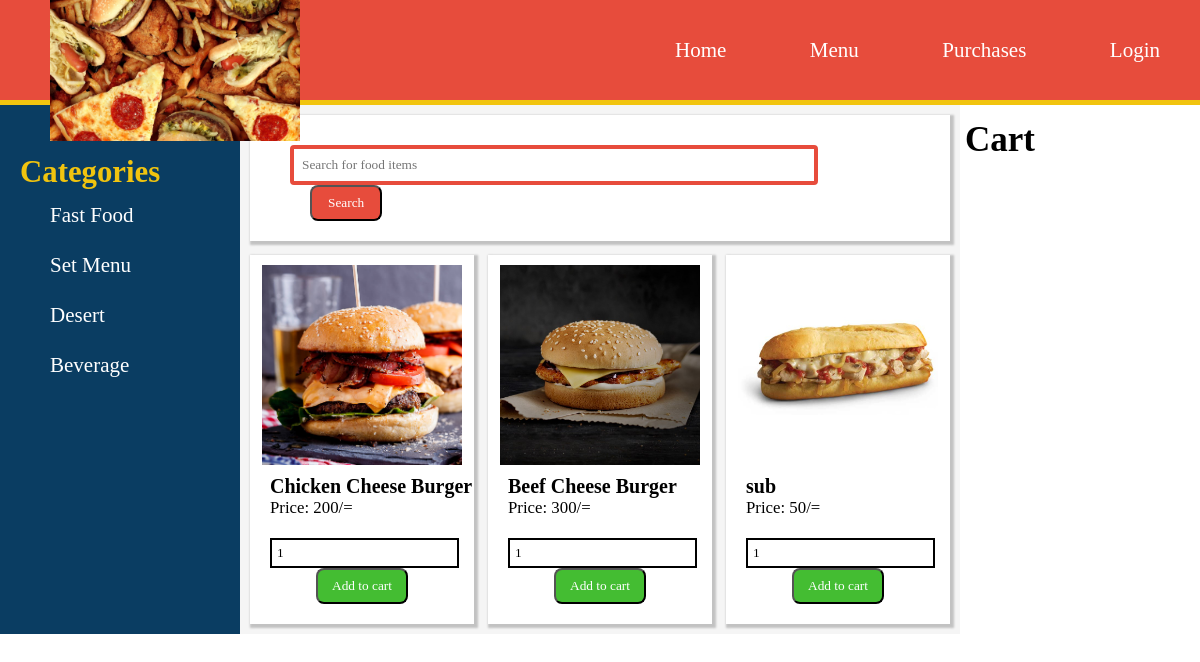
Screenshot of /menu.php?category=fastfood with the database file from the repository.
### tables this page shows
CREATE TABLE `products` (
  `p_id` int(50) NOT NULL,
  `name` varchar(100) NOT NULL,
  `price` int(4) NOT NULL,
  `categories` varchar(20) NOT NULL,
  `images` varchar(100) NOT NULL,
  `available` varchar(10) NOT NULL,
  `quantity` int(3) NOT NULL
);

### menu.php (the view, shortened to what this page needs)
<?php
$servername = "localhost";
$username = "root";
$password = "";
$dbname = "food_delivery_system";
$conn = new mysqli($servername, $username, $password, $dbname);
$searchsql='Select * from products order by p_id asc';
if(isset($_GET['category']))
{
	$val=$_GET['category'];
	$searchsql="SELECT * FROM `products` WHERE `categories` LIKE '%$val%' ORDER BY `p_id` ASC";
}
?>
<!DOCTYPE html>
<html>
<head>
	<link type="text/css" rel="stylesheet"  href="menu.css">
</head>
<body>
	<div class="main">
		<nav>
			<img class="logo" src="banner_1.jpg"width="250"hieght="250">
			<UL>
				<li><a href="welcome.php">Home</a></li>
				<li><a href="menu.php">Menu</a></li>
				<li><a href="profile.php">Purchases</a></li>
				<?php if(isset($_SESSION['email'])){
						echo "
							<li><a href=".'"logout.php">Log Out'."</a></li>
						</UL>";
					}
					else{
					echo "<li><a href=".'"login.php">Login'."</a></li>
						</UL>";
					}
				?>
		</nav>
	</div>
	<div class="bodycontent">
		<div class="sidebar">
			<nav class="horizontal">
				<p class="header">Categories</p>
				<UL>
					<li><a href="menu.php?category=fastfood">Fast Food</a></li>
					<li><a href="menu.php?category=meal">Set Menu</a></li>
					<li><a href="menu.php?category=desert">Desert</a></li>
					<li><a href="menu.php?category=beverage">Beverage</a></li>
				</UL>
			</nav>
		</div>
		<div class="content">
			 <div class="box search">
				<p>
					<form method="GET" action="">
						<input type="text" name="searchval" placeholder="Search for food items">
						<button class="searchbtn" name="searchbtn" >Search</button>
					</form>
				</p>
			</div>
			<?php
				$query = $searchsql;
				$result=mysqli_query($conn,$query);
				if($result)
				{
					if(mysqli_num_rows($result)>0)
					{
						while($products=mysqli_fetch_assoc($result))
						{
							?>
							<div class="box box2"> <img class="product" src="images/<?php echo $products['images']; ?>"
								width="200" hieght="200">
								<p style="font-weight: bold; margin-left: 20px;font-size: 20px;"><?php echo $products['name']; ?></p>
								<p class="price">Price: <?php echo $products['price']; ?>/=</p>
								<form method="post" action="menu.php">
									<center><input type="number" name="quantity" value="1" min="0" style="width: 95%; border:2px solid ;margin: 0px;padding: 5px;"></center>
									<center><input type="submit" name="addcart" value="Add to cart" ></center>
								</form>
							</div>
							<?php
						}
					}
				}
			 ?>
		</div>
		<div class="cart">
			<div class="cartHead">
					Cart
			</div>
			</div>
		</div>
</body>
</html>

### menu.css (style rules this page uses)
* { margin:0; padding:0; font-family: Century gothic; }
body { font-size: 14px; }
div.main nav { height:100px; width: 100%; margin:0; padding: 0; background-color: #e74c3c; line-height: 100px; border-bottom: 5px solid #f1c40f; }
div.main nav ul { float:right; margin-left: :50px; }
div.main nav ul li { list-style-type: none; display:inline; }
div.main nav ul li a { text-decoration: none; color:#ffff; padding: 40px; font-size: 150% }
div.main nav img.logo { float:left; margin-left: 50px; position: absolute; }
.bodycontent { display: grid; grid-template-columns: 1fr 3fr 1fr; }
div.sidebar { background-color: #0a3d62; float:left; }
div.sidebar ul { float:left; margin-left:20px; }
div.sidebar ul li { list-style-type: none; }
div.sidebar ul li a { text-decoration: none; padding: 30px; font-size: 150%; line-height: 50px; color:white; }
div p.header { color: #f1c40f; font-size: 220%; font-weight: bold; margin-left: 20px; margin-top: 50px; }
div.content { background-color: #F5F5F5; display: grid; grid-template-columns: 1fr 1fr 1fr; grid-gap: 1em; grid-auto-rows: minmax(100px,auto); padding: 10px; }
.box { background-color: white; box-shadow: 2px 2px 2px 2px #C2C2C2; }
.search { grid-column: 1/4; }
form { margin: 20px; box-shadow: none; }
input[type=text] { width: 80%; border: 4px solid #e74c3c; border-radius: 4px; outline: :none; padding: 8px; margin-top: 10px; margin-left: 20px; box-sizing: border-box; }
div.box button.searchbtn { background: none; padding:8px 16px; text-decoration: none; border-radius: 8px; background-color: #e74c3c; color:white; margin-left: 40px; transition: .5s; }
div img.product { margin: 10px; margin-left: auto; margin-right: auto; display: block; top: 50%; left: 50%; }
p.price { font-size: 120%; margin: 20px; margin-top: 0px; }
input[type=submit] { background: none; padding:8px 14px; text-decoration: none; border-radius: 8px; background-color: #44bd32; color:white; text-align: center; transition: .5s; }
.cart { background-color: white; display: grid; grid-auto-rows: minmax(20px,80px); padding: 5px; margin-top: 10px; }
.cartHead { font-size: 250%; font-weight: bold; }

### rows the page displays
products: images (picture), name "Chicken Cheese Burger", price "200"
products: images (picture), name "Beef Cheese Burger", price "300"
products: images (picture), name "sub", price "50"
